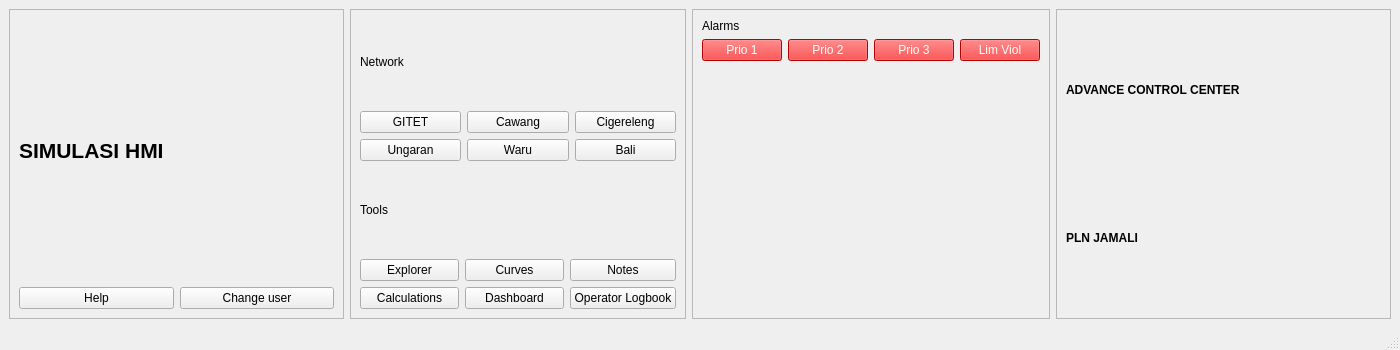
<?xml version="1.0" encoding="UTF-8"?>
<ui version="4.0">
 <class>MainWindow</class>
 <widget class="QMainWindow" name="MainWindow">
  <property name="geometry">
   <rect>
    <x>0</x>
    <y>0</y>
    <width>1400</width>
    <height>350</height>
   </rect>
  </property>
  <property name="windowTitle">
   <string>Basic Signalling Display</string>
  </property>
  <property name="styleSheet">
   <string notr="true"/>
  </property>
  <widget class="QWidget" name="centralwidget">
   <property name="styleSheet">
    <string notr="true"/>
   </property>
   <layout class="QHBoxLayout" name="main_layout">
    <item>
     <widget class="QFrame" name="frame_siemens">
      <property name="frameShape">
       <enum>QFrame::StyledPanel</enum>
      </property>
      <layout class="QVBoxLayout" name="verticalLayout_1">
       <item>
        <widget class="QLabel" name="label">
         <property name="sizePolicy">
          <sizepolicy hsizetype="Preferred" vsizetype="Ignored">
           <horstretch>0</horstretch>
           <verstretch>0</verstretch>
          </sizepolicy>
         </property>
         <property name="maximumSize">
          <size>
           <width>300</width>
           <height>200</height>
          </size>
         </property>
         <property name="text">
          <string/>
         </property>
         <property name="pixmap">
          <pixmap resource="../resources.qrc">:/assets/assets/backgroundsutetitem.png</pixmap>
         </property>
         <property name="scaledContents">
          <bool>true</bool>
         </property>
         <property name="margin">
          <number>-33</number>
         </property>
        </widget>
       </item>
       <item>
        <widget class="QLabel" name="label_siemens">
         <property name="font">
          <font>
           <pointsize>16</pointsize>
           <weight>75</weight>
           <bold>true</bold>
          </font>
         </property>
         <property name="text">
          <string>SIMULASI HMI</string>
         </property>
        </widget>
       </item>
       <item>
        <widget class="QLabel" name="label_spectrum">
         <property name="text">
          <string/>
         </property>
        </widget>
       </item>
       <item>
        <layout class="QHBoxLayout" name="horizontalLayout_btn_kiri">
         <item>
          <widget class="QPushButton" name="btn_help">
           <property name="text">
            <string>Help</string>
           </property>
          </widget>
         </item>
         <item>
          <widget class="QPushButton" name="btn_user">
           <property name="text">
            <string>Change user</string>
           </property>
          </widget>
         </item>
        </layout>
       </item>
      </layout>
     </widget>
    </item>
    <item>
     <widget class="QFrame" name="frame_network">
      <property name="frameShape">
       <enum>QFrame::StyledPanel</enum>
      </property>
      <layout class="QVBoxLayout" name="verticalLayout_2">
       <item>
        <widget class="QLabel" name="label_network_title">
         <property name="text">
          <string>Network</string>
         </property>
        </widget>
       </item>
       <item>
        <layout class="QGridLayout" name="gridLayout_network">
         <item row="0" column="0">
          <widget class="QPushButton" name="btn_gitet">
           <property name="text">
            <string>GITET</string>
           </property>
          </widget>
         </item>
         <item row="0" column="1">
          <widget class="QPushButton" name="btn_cawang">
           <property name="text">
            <string>Cawang</string>
           </property>
          </widget>
         </item>
         <item row="0" column="2">
          <widget class="QPushButton" name="btn_cigereleng">
           <property name="text">
            <string>Cigereleng</string>
           </property>
          </widget>
         </item>
         <item row="1" column="0">
          <widget class="QPushButton" name="btn_ungaran">
           <property name="text">
            <string>Ungaran</string>
           </property>
          </widget>
         </item>
         <item row="1" column="1">
          <widget class="QPushButton" name="btn_waru">
           <property name="text">
            <string>Waru</string>
           </property>
          </widget>
         </item>
         <item row="1" column="2">
          <widget class="QPushButton" name="btn_bali">
           <property name="text">
            <string>Bali</string>
           </property>
          </widget>
         </item>
        </layout>
       </item>
       <item>
        <widget class="QLabel" name="label_transmission">
         <property name="text">
          <string>Tools</string>
         </property>
        </widget>
       </item>
       <item>
        <layout class="QGridLayout" name="gridLayout_transmission">
         <item row="0" column="0">
          <widget class="QPushButton" name="btn_net_analysis">
           <property name="text">
            <string>Explorer</string>
           </property>
          </widget>
         </item>
         <item row="0" column="1">
          <widget class="QPushButton" name="btn_fa">
           <property name="text">
            <string>Curves</string>
           </property>
          </widget>
         </item>
         <item row="0" column="2">
          <widget class="QPushButton" name="btn_cop">
           <property name="text">
            <string>Notes</string>
           </property>
          </widget>
         </item>
         <item row="1" column="0">
          <widget class="QPushButton" name="btn_training">
           <property name="text">
            <string>Calculations</string>
           </property>
          </widget>
         </item>
         <item row="1" column="1">
          <widget class="QPushButton" name="btn_fa_study">
           <property name="text">
            <string>Dashboard</string>
           </property>
          </widget>
         </item>
         <item row="1" column="2">
          <widget class="QPushButton" name="btn_power_apps">
           <property name="text">
            <string>Operator Logbook</string>
           </property>
          </widget>
         </item>
        </layout>
       </item>
      </layout>
     </widget>
    </item>
    <item>
     <widget class="QFrame" name="frame_alarms">
      <property name="frameShape">
       <enum>QFrame::StyledPanel</enum>
      </property>
      <layout class="QVBoxLayout" name="verticalLayout_3">
       <item>
        <widget class="QLabel" name="label_alarms">
         <property name="text">
          <string>Alarms</string>
         </property>
        </widget>
       </item>
       <item>
        <layout class="QHBoxLayout" name="horizontalLayout_alarms">
         <item>
          <widget class="QPushButton" name="btn_prio1">
           <property name="styleSheet">
            <string>background-color: red; color: white;</string>
           </property>
           <property name="text">
            <string>Prio 1</string>
           </property>
          </widget>
         </item>
         <item>
          <widget class="QPushButton" name="btn_prio2">
           <property name="styleSheet">
            <string>background-color: red; color: white;</string>
           </property>
           <property name="text">
            <string>Prio 2</string>
           </property>
          </widget>
         </item>
         <item>
          <widget class="QPushButton" name="btn_prio3">
           <property name="styleSheet">
            <string>background-color: red; color: white;</string>
           </property>
           <property name="text">
            <string>Prio 3</string>
           </property>
          </widget>
         </item>
         <item>
          <widget class="QPushButton" name="btn_limviol">
           <property name="styleSheet">
            <string>background-color: red; color: white;</string>
           </property>
           <property name="text">
            <string>Lim Viol</string>
           </property>
          </widget>
         </item>
        </layout>
       </item>
       <item>
        <spacer name="verticalSpacer">
         <property name="orientation">
          <enum>Qt::Vertical</enum>
         </property>
         <property name="sizeHint" stdset="0">
          <size>
           <width>0</width>
           <height>0</height>
          </size>
         </property>
        </spacer>
       </item>
      </layout>
     </widget>
    </item>
    <item>
     <widget class="QFrame" name="frame_right">
      <property name="frameShape">
       <enum>QFrame::StyledPanel</enum>
      </property>
      <layout class="QVBoxLayout" name="verticalLayout_4">
       <item>
        <widget class="QLabel" name="label_pln">
         <property name="font">
          <font>
           <weight>75</weight>
           <bold>true</bold>
          </font>
         </property>
         <property name="text">
          <string>ADVANCE CONTROL CENTER</string>
         </property>
        </widget>
       </item>
       <item>
        <widget class="QLabel" name="label_pln2">
         <property name="font">
          <font>
           <weight>75</weight>
           <bold>true</bold>
          </font>
         </property>
         <property name="text">
          <string>PLN JAMALI</string>
         </property>
        </widget>
       </item>
      </layout>
     </widget>
    </item>
   </layout>
  </widget>
  <widget class="QStatusBar" name="statusbar"/>
 </widget>
 <resources>
  <include location="../resources.qrc"/>
 </resources>
 <connections/>
</ui>
